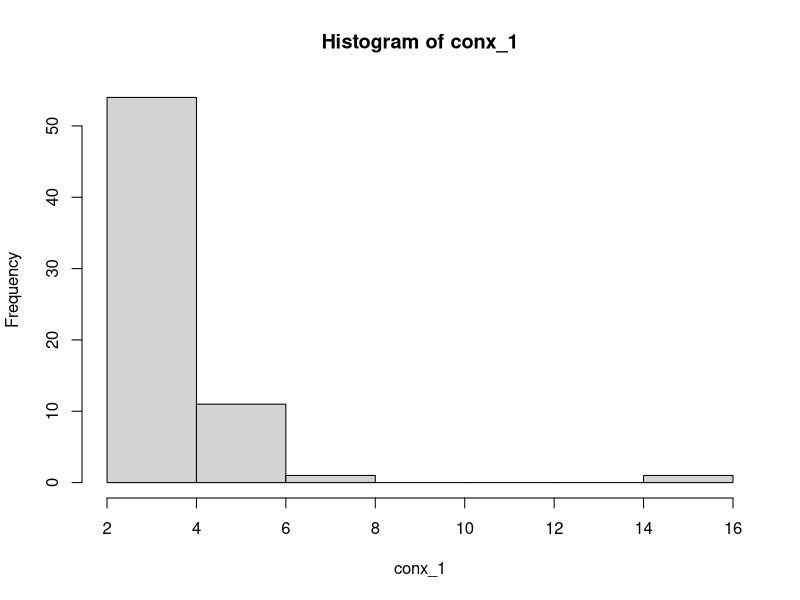
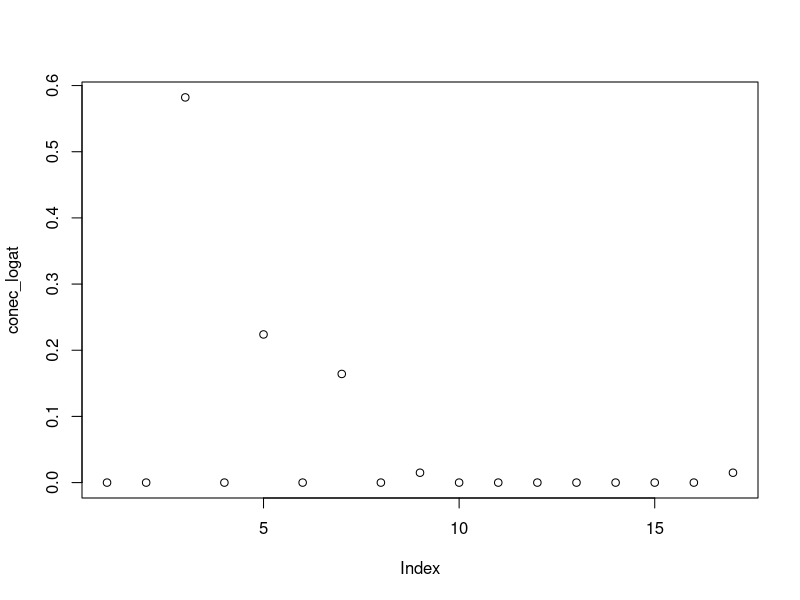
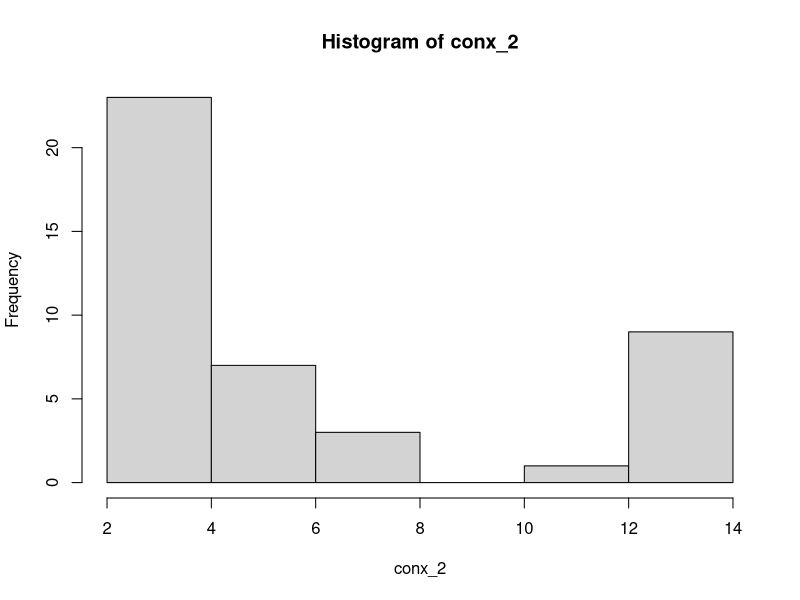
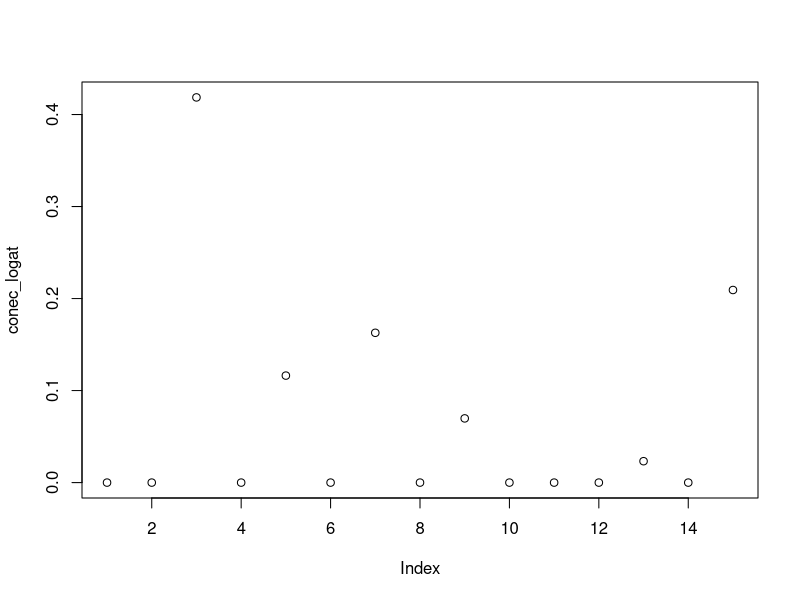
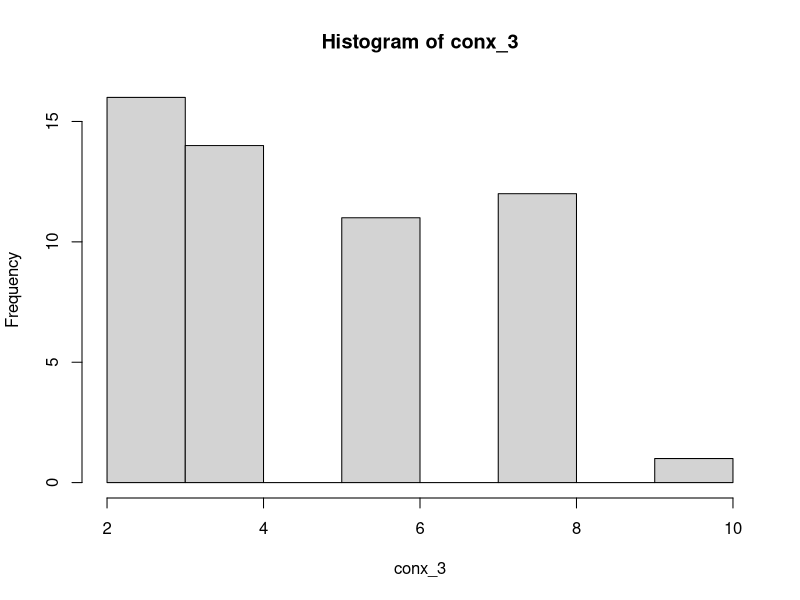
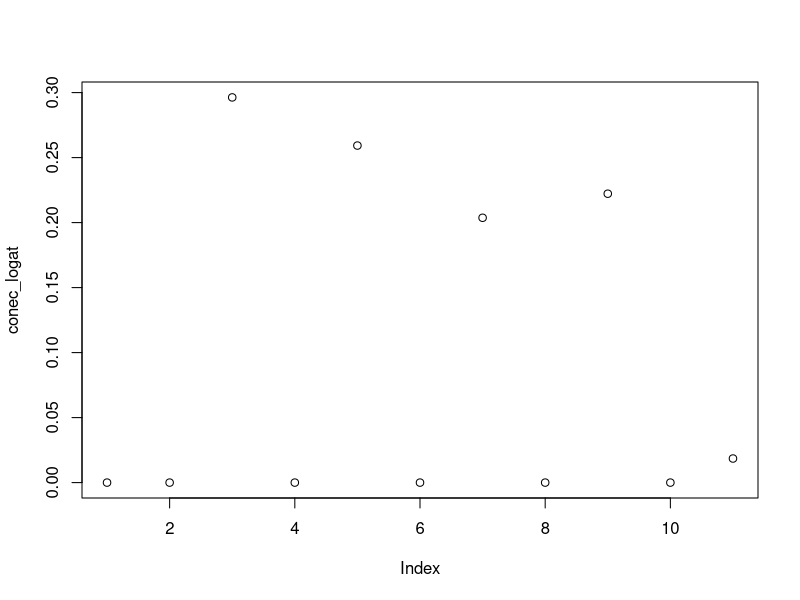
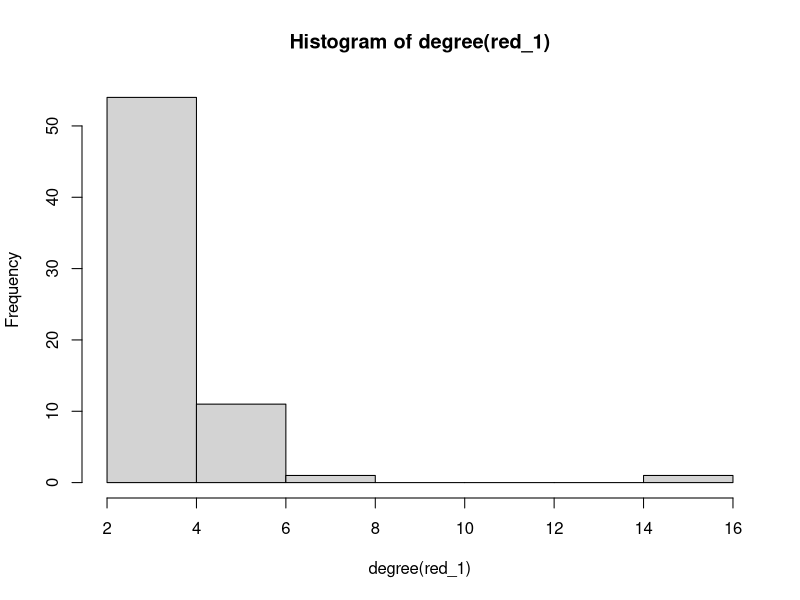
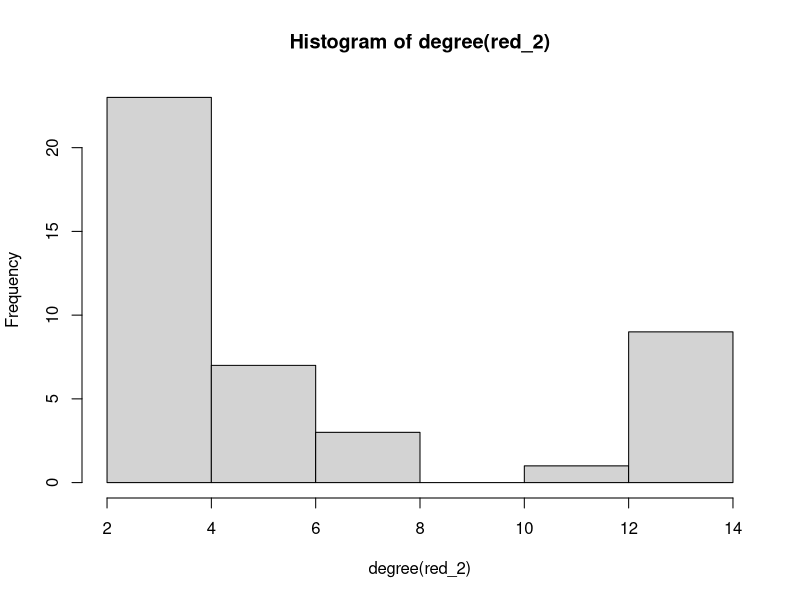

Recreate these plots in R, in order.
####Enrique Franco Garcia####
####Problema 1####

library (igraph) #Cargo la libreria

####(a) Lea las redes en R y determine la distribucion de conectividades.####

# Leer las redes:
red_1 <- read.table ("1034808.txt") #Cargo la tabla
red_1 <- graph_from_data_frame(red_1) #La convierto en un objeto igraph para poder trabajar
red_1

red_2 <- read.table ("272624.txt") #Cargo la tabla
red_2 <- graph_from_data_frame(red_2) #La convierto en un objeto igraph para poder trabajar
red_2

red_3 <- read.table ("387662.txt") #Cargo la tabla
red_3 <- graph_from_data_frame(red_3) #La convierto en un objeto igraph para poder trabajar
red_3

#Distribucion de conectividades:

##RED 1:
conx_1 <- degree (red_1) #Esto me permite observar las conexiones que tienen entre ellas
hist (conx_1) #Asi tenemos una visualización por un histograma acerca del degree
conec_logat <- degree_distribution (red_1) #Así tengo la distribucion de conectividades a escala logatitmica
plot (conec_logat) #Con esto puedo graficarlo

##RED 2:##
conx_2 <- degree (red_2) #observamos las conexiones que tienen entre ellas
hist (conx_2) #una visualizacion por un histograma acerca del degree
conec_logat <- degree_distribution (red_2) #distribucion de conectividades a escala logatitmica
plot (conec_logat) #grafica 

##RED 3:##
conx_3 <- degree (red_3) #observamos las conexiones que tienen entre ellas
hist (conx_3) #una visualizacion por un histograma acerca del degree
conec_logat <- degree_distribution (red_3) #distribucion de conectividades a escala logatitmica
plot (conec_logat) #grafica 

####(b) Calcule el promedio de conectividades de cada red.####

##RED 1
dg_red1 <- degree (red_1) #Con esto hago la suma de tal manera que toma en cuenta todas las entradas y salidas
mean (dg_red1)#Me calcula el promedio tanto de entradas como de salidas

dg_red1_in <- degree (red_1, mode = "in") #Con "in" indico que unicamente quiero ver las entradas
mean (dg_red1_in) #Me calcula el promedio de las entradas

dg_red1_out <- degree (red_1, mode = "out") #Al contrario que el anterior aquí me da las salidas
mean (dg_red1_out) #Me calcula el promedio de las entradas

##RED 2
dg_red2 <- degree (red_2) #Con esto hago la suma de tal manera que toma en cuenta todas las entradas y salidas
mean (dg_red2) #Me calcula el promedio de entradas y salidas

dg_red2_in <- degree (red_2, mode = "in") #Con "in" indico que unicamente quiero ver las entradas
mean (dg_red2_in) #Me calcula el promedio de las entradas

dg_red2_out <- degree (red_2, mode = "out") #Al contrario que el anterior aquí me da las salidas
mean (dg_red2_out) #Me calcula el promedio de las entradas

##RED 3
dg_red3 <- degree (red_3) #Con esto hago la suma de tal manera que toma en cuenta todas las entradas y salidas
mean (dg_red3)#Me calcula el promedio tanto de entradas como de salidas

dg_red3_in <- degree (red_3, mode = "in") #Con "in" indico que unicamente quiero ver las entradas
mean (dg_red3_in) #Me calcula el promedio de las entradas

dg_red3_out <- degree (red_3, mode = "out") #Al contrario que el anterior aquí me da las salidas
mean (dg_red3_out) #Me calcula el promedio de las entradas

####(c) Calcule la densidad de cada red.####

####(d) Escribe una funcion que muestre el numero de componentes de la red cuando se desconectan los 10 nodos m ??as conectados. La funci?n de igraph components() puede ser  ?til.####

####(e) Calcule la robustez de las redes quitando los 10 prote?nas m ??as conectadas.####

#Quito las más conectadas:

##RED 1
rob_red1 <- degree (red_1) #Primero observo las conexiones que hay
sort (rob_red1, decreasing = T) #Ordeno desendentemente 
diez_red1 <- sort(rob_red1, decreasing = T) [1:10] #Una vez que ya lo ordene, usando corchetes selecciono las 10 mas conectadas
diez_red1 #Unicamente para visualizar cuales fueron las que se quitaron

##RED 2
rob_red2 <- degree (red_2) #Primero observo las conexiones que hay
sort (rob_red2, decreasing = T) #Ordeno desendentemente 
diez_red2 <- sort(rob_red2, decreasing = T) [1:10] #Una vez que ya lo ordene, usando corchetes selecciono las 10 mas conectadas
diez_red2 #Unicamente para visualizar cuales fueron las que se quitaron

##RED 3
rob_red3 <- degree (red_3) #Primero observo las conexiones que hay
sort (rob_red3, decreasing = T) #Ordeno desendentemente 
diez_red3 <- sort(rob_red3, decreasing = T) [1:10] #Una vez que ya lo ordene, usando corchetes selecciono las 10 mas conectadas
diez_red3 #Unicamente para visualizar cuales fueron las que se quitaron

# Calculo la robustez:
#Se me ocurre hacerlo a travese la longitud y el diametro de la red, así se puede saber la cantidad
#de nodos y el numero más grande de conexiones que hay
length(rob_red1)
length(rob_red2)
length(rob_red3)
diameter(red_1)
diameter(red_2)
diameter(red_3)
#De igual manera también podría ser con un histograma del degree de cada red
hist (degree (red_1))
hist (degree (red_2))
hist (degree (red_3))

####(f) Selecciona las 10 prote?nas mas importantes y determina su funci?n usando gene ontology (debido al tama?o de la muestra podr?a no salirte nada significativo en ese caso pon ese resultado)####
#Para seleccionar las proteinas mas importantes:
##RED 1
imp_red1 <- degree (red_1) #Primero observo las conexiones que hay
sort (imp_red1, decreasing = T) #Ordeno desendentemente 
dimp_red1 <- sort(rob_red1, decreasing = T) [1:10] #Una vez que ya lo ordene, usando corchetes selecciono las 10 mas conectadas
dimp_red1 #Me quedo unicamente con las 10 que más conexiones tienen

##RED 2
imp_red2 <- degree (red_2) #Primero observo las conexiones que hay
sort (imp_red2, decreasing = T) #Ordeno desendentemente 
diez_red2 <- sort(imp_red2, decreasing = T) [1:10] #Una vez que ya lo ordene, usando corchetes selecciono las 10 mas conectadas
diez_red2 #Me quedo unicamente con las 10 que más conexiones tienen

##RED 3
imp_red3 <- degree (red_3) #Primero observo las conexiones que hay
sort (imp_red3, decreasing = T) #Ordeno desendentemente 
diez_red3 <- sort(imp_red3, decreasing = T) [1:10] #Una vez que ya lo ordene, usando corchetes selecciono las 10 mas conectadas
diez_red3 #Me quedo unicamente con las 10 que más conexiones tienen

